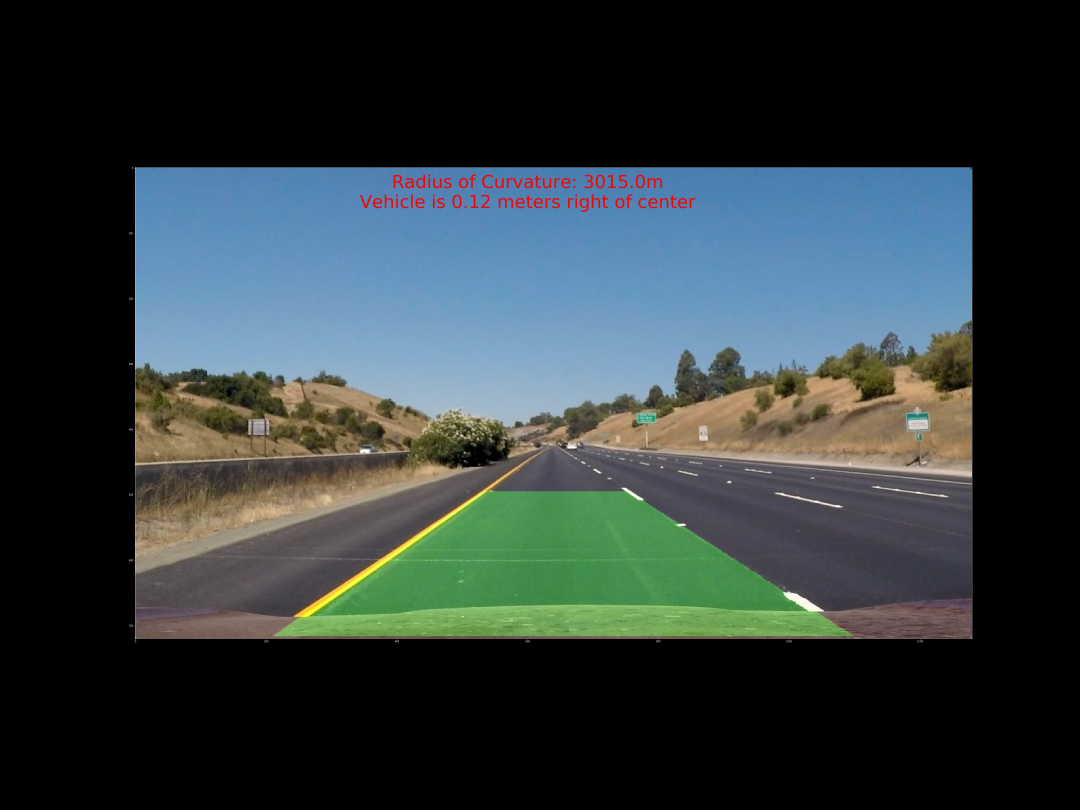
#> input picture output_images/straight_lines1_final.jpg, 4320 x 3240 px, given in place of calibration1.jpg, which was not available (shown at 1/4 size)
$ jupyter execute --allow-errors adv_lane_lines-no_outputs.ipynb   (shell and % lines are left out)   (older library calls are emulated)   (text cells are left out)
#> lines starting #> are read from the running program, lines starting #| are printed output that depends on the picture; after the words box and inside, x2 and y2 are one past the last pixel; in counts of white or black regions, pixels touching at a corner belong together; pictures that were not available may be replaced by others from this repository, and a replacement may not be noted
[cell 1]
# Import statements
from collections import deque
from operator import sub
import numpy as np
import cv2
import glob
import os
import pickle
import matplotlib.pyplot as plt
import matplotlib.image as mpimg

# Imports needed to edit/save/watch video clips
from moviepy.editor import VideoFileClip
from IPython.display import HTML

[cell 2]
## 1. Compute the camera calibration matrix and distortion coefficients given a set of chessboard images.
## 2. Apply a distortion correction to raw images.

def get_distortion_matrices(img_size):
    # prepare object points for 9x6 chessboard
    objp = np.zeros((6*9,3), np.float32)
    objp[:,:2] = np.mgrid[0:9, 0:6].T.reshape(-1,2)
    # Arrays to store object points and image points from all the images
    objpoints = [] # 3d points in real world space
    imgpoints = [] # 2d points in image plane

    # Make a list of calibration images
    images = glob.glob('camera_cal/calibration*.jpg')

    # Step through the list, search for chessboard corners, and populate objpoints & imgpoints
    for idx, fname in enumerate(images):
        img = cv2.imread(fname)
        gray = cv2.cvtColor(img, cv2.COLOR_BGR2GRAY)
        # Find the chessboard corners
        ret, corners = cv2.findChessboardCorners(gray, (9,6), None)
        # If found, add object points, image points
        if ret == True:
            objpoints.append(objp)
            imgpoints.append(corners)

    # Do camera calibration given object points and image points
    ret, mtx, dist, rvecs, tvecs = cv2.calibrateCamera(objpoints, imgpoints, img_size, None, None)

    # Save the camera calibration result for later use
    dist_pickle = {}
    dist_pickle["mtx"] = mtx
    dist_pickle["dist"] = dist
    pickle.dump( dist_pickle, open( "camera_cal/wide_dist_pickle.p", "wb" ))

    # return calibration matrix & distortion coeff
    return mtx, dist

# Function to undistort the image given the camera calibration parameters
def undistort(img, mtx, dist):
    return cv2.undistort(img, mtx, dist, None, mtx)

# Get calibration matrix and distortion coeff & Test undistortion on an image
img = cv2.imread('camera_cal/calibration1.jpg')
#> img is the input picture: shape (3240, 4320, 3); mean B, G, R 58.8, 57.5, 47
img_size = (img.shape[1], img.shape[0])
#> (the rest of this cell did not finish here and is left out)

dst = cv2.cvtColor(undistort(img, mtx, dist), cv2.COLOR_BGR2RGB)

# Visualize undistortion
f, (ax1, ax2) = plt.subplots(1, 2, figsize=(20,10))
ax1.imshow(img)
ax1.set_title('Original Image', fontsize=30)
ax2.imshow(dst)
ax2.set_title('Undistorted Image', fontsize=30)
plt.savefig('output_images/distortion_correction.jpg')

[cell 3]
# Applying distortion correction on example image
# Get calibration matrix and distortion coeff & Test undistortion on an image
img = cv2.imread('test_images/test3.jpg')
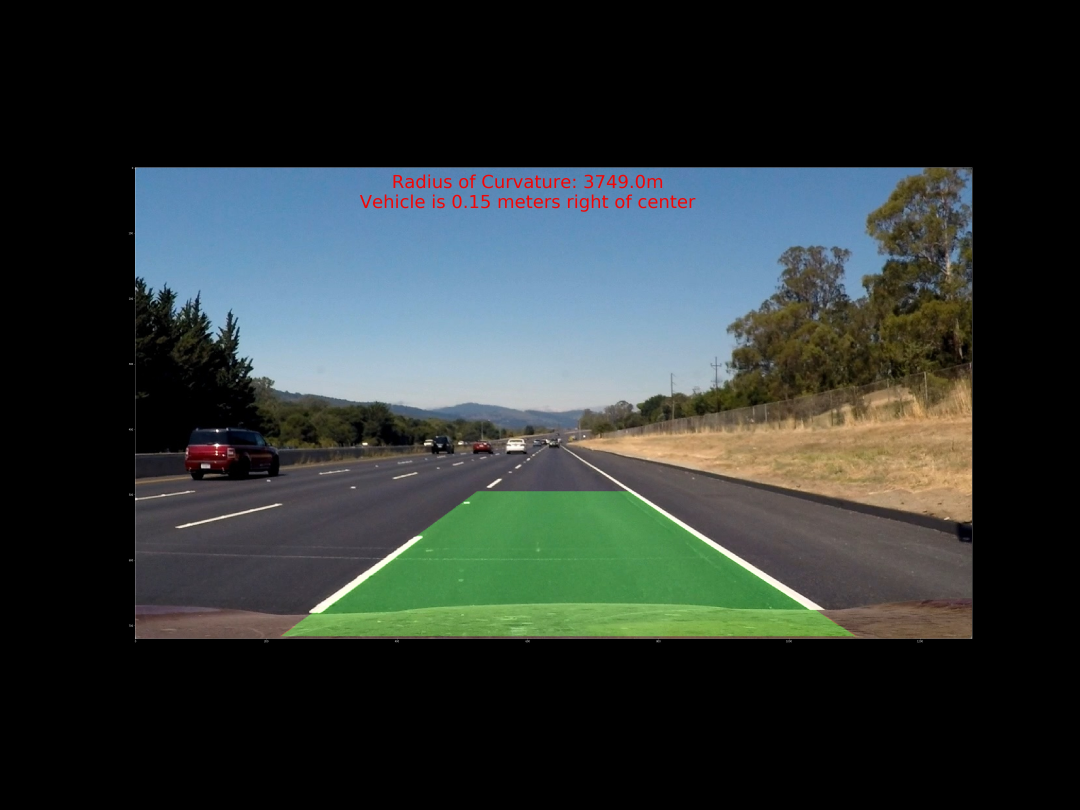
#> input picture output_images/straight_lines2_final.jpg, 4320 x 3240 px, given in place of test3.jpg, which was not available (shown at 1/4 size)
#> img is the input picture: shape (3240, 4320, 3); mean B, G, R 51.6, 52.9, 45.3
img_size = (img.shape[1], img.shape[0])
#> (the rest of this cell did not finish here and is left out)

dst = cv2.cvtColor(undistort(img, mtx, dist), cv2.COLOR_BGR2RGB)

# Visualize undistortion
plt.figure(figsize = (60,45))
plt.imshow(dst)
plt.savefig('output_images/Undistorted_example.jpg')

[cell 4]
## 3. Use color transforms, gradients, etc., to create a thresholded binary image. Expects BGR image.

def color_grad_pipeline(img, s_thresh=(200, 255), sx_thresh=(30, 90)):
#> called with s_thresh = (200, 255), sx_thresh = (30, 90)
    img = np.copy(img)
    width_x = img.shape[1]
    height_y = img.shape[0]
    # Convert to HLS color space and separate the V channel
    hls = cv2.cvtColor(img, cv2.COLOR_BGR2HLS)
#> hls: shape (3240, 4320, 3); mean of channels 0, 1, 2 34.7, 50.3, 33
    h_channel = hls[:,:,0]
    l_channel = hls[:,:,1]
    s_channel = hls[:,:,2]
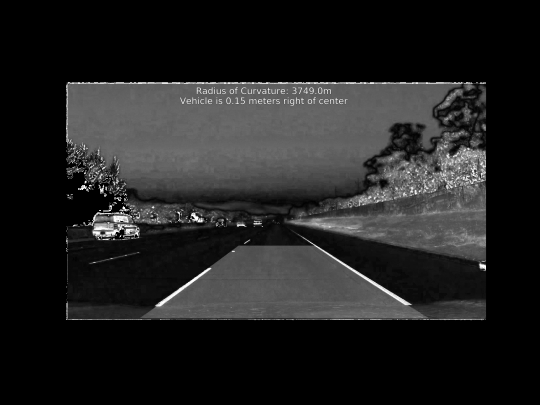
#> s_channel: shape (3240, 4320) (shown at 1/8 size); min 0, max 255, mean 33
    # Sobel x
    sobelx = cv2.Sobel(l_channel, cv2.CV_64F, 1, 0) # Take the derivative in x
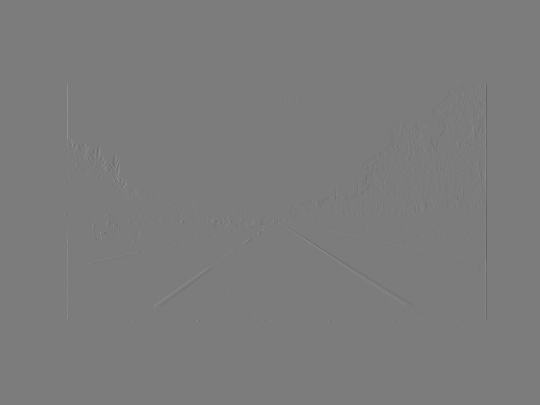
#> sobelx: shape (3240, 4320) float64 (shown at 1/8 size); min -939, max 988, mean 0; drawn with min black and max white
    abs_sobelx = np.absolute(sobelx) # Absolute x derivative to accentuate lines away from horizontal
    scaled_sobel = np.uint8(255*abs_sobelx/np.max(abs_sobelx))

    # Threshold x gradient
    sxbinary = np.zeros_like(scaled_sobel)
    sxbinary[(scaled_sobel >= sx_thresh[0]) & (scaled_sobel <= sx_thresh[1])] = 1

    # Threshold color channel
    s_binary = np.zeros_like(s_channel)
    s_binary[(s_channel >= s_thresh[0]) & (s_channel <= s_thresh[1])] = 1
    # Stack each channel
    color_binary = np.dstack(( np.zeros_like(sxbinary), sxbinary, s_binary)) * 255
    combined_binary = np.zeros_like(sxbinary)
    combined_binary[(sxbinary == 1) | (s_binary == 1)] = 1
    # Define Region threshold for a triangular region having base as the bottom of the image & height until the middle of the image
    left_bottom = (0, height_y)
    right_bottom = (width_x, height_y)
    apex = (width_x / 2.0, height_y / 1.75)

    fit_left = np.polyfit((left_bottom[0], apex[0]), (left_bottom[1], apex[1]), 1)
    fit_right = np.polyfit((right_bottom[0], apex[0]), (right_bottom[1], apex[1]), 1)
    fit_bottom = np.polyfit((left_bottom[0], right_bottom[0]), (left_bottom[1], right_bottom[1]), 1)
    # Region inside the triangle formed by the lines
    XX, YY = np.meshgrid(np.arange(width_x), np.arange(height_y))
    region_thresholds = (YY > (XX*fit_left[0] + fit_left[1])) & \
                        (YY > (XX*fit_right[0] + fit_right[1])) & \
                        (YY < (XX*fit_bottom[0] + fit_bottom[1]))
    # Region threshold masking
    combined_binary[~region_thresholds] = 0
    # gray = cv2.cvtColor(img, cv2.COLOR_RGB2GRAY)
    # Applying Median Blur to smoothen out the pixels
    blurred_binary = cv2.medianBlur(combined_binary, 3)

    return color_binary, blurred_binary #combined_binary


image = cv2.imread('test_images/test5.jpg')
color_result, combined_result = color_grad_pipeline(image)
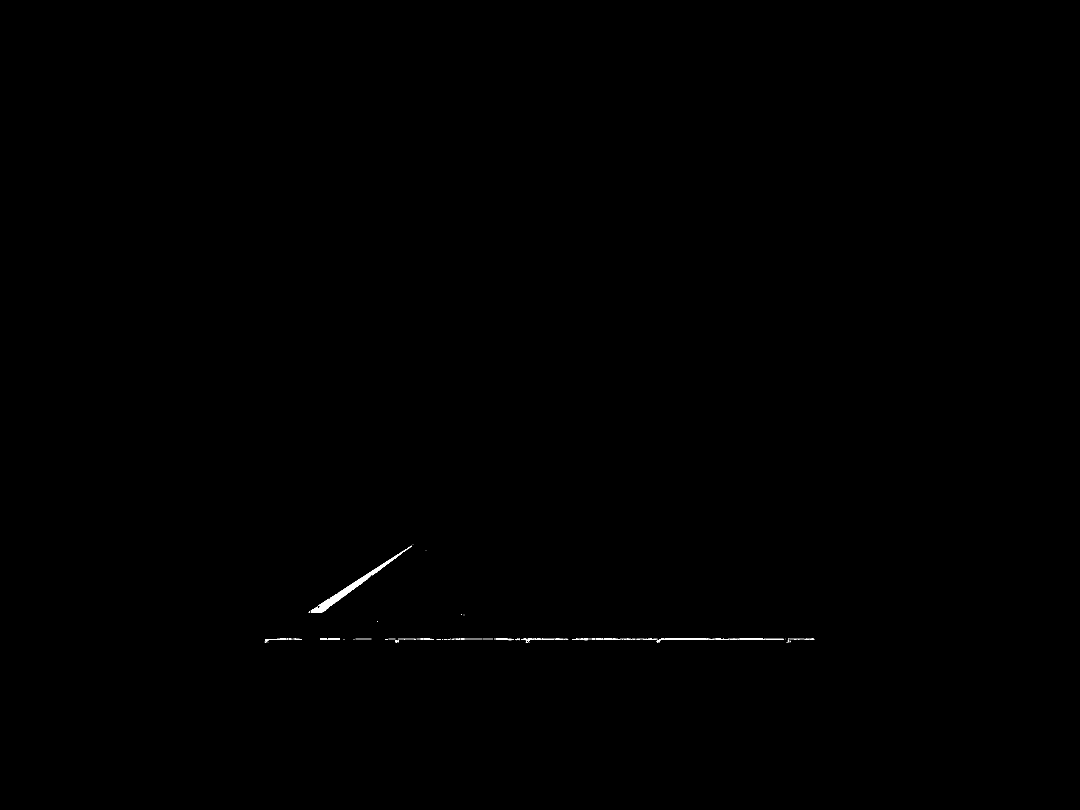
#> combined_result: shape (3240, 4320) (shown at 1/4 size); values 0 (black) and 1 (white), 0.09% white; 336 white regions (291 under 20 px), largest, box (x1, y1, x2, y2) and area: (1243, 2190, 1637, 2452) 7655, (2636, 2555, 2834, 2569) 864, (2957, 2555, 3062, 2560) 422
#> (the rest of the program and of its run is left out)
